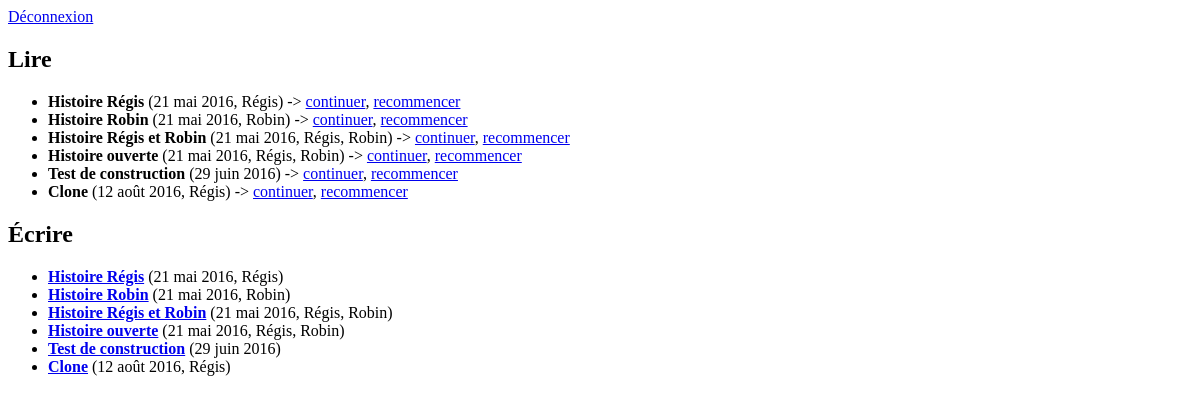
Before: /php/library.php with the older database file.
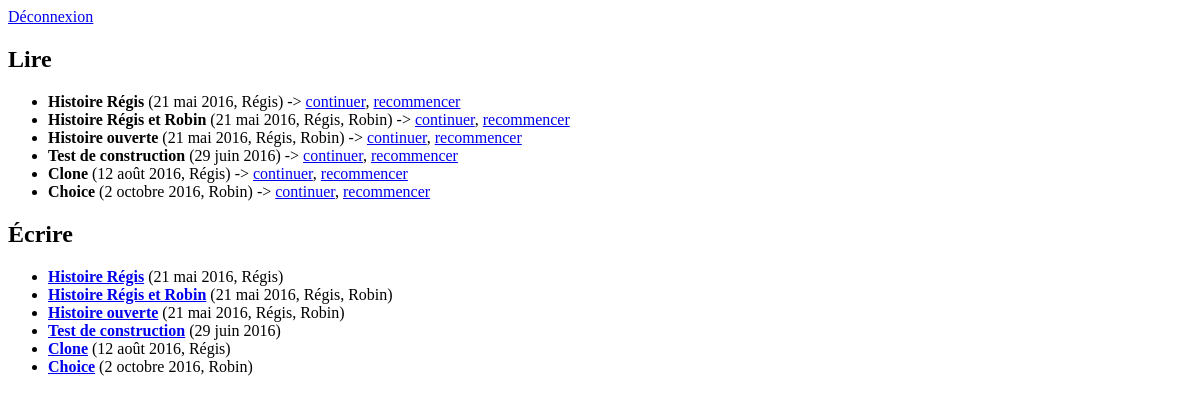
After: the same page with the newer database file.
### tables this page shows
CREATE TABLE `narrative` (
  `id_narrative` int(11) NOT NULL,
  `title` varchar(64) NOT NULL,
  `abstract` text NOT NULL,
  `date` datetime NOT NULL DEFAULT CURRENT_TIMESTAMP
);

CREATE TABLE `member` (
  `id_member` int(11) NOT NULL,
  `name` varchar(64) NOT NULL,
  `password` varchar(64) NOT NULL,
  `email` varchar(64) NOT NULL,
  `last_visit` datetime DEFAULT NULL,
  `date` datetime NOT NULL DEFAULT CURRENT_TIMESTAMP
);

### php/functions/function.php (called while the page is built, shortened)
<?php
function execSQL ($sql)
{
	$result = $GLOBALS['sql_connection']->query($sql) or trigger_error ($GLOBALS['sql_connection']->error." [$sql]");
	return $result;
}
function formatDate ($date)
{
	$frMonth = Array("", "janvier", "février", "mars", "avril", "mai", "juin", "juillet", "août", "septembre", "octobre", "novembre", "décembre");
	$strDate = strtotime ($date);
	$formatDate = date('j',$strDate) . " " . $frMonth[date('n',$strDate)] . " " . date('Y',$strDate);
	return $formatDate;
}
function getNarrativesData ($id_narrative = NULL)
{
	$data = array();
	if (is_null($id_narrative)) { $whereClause = ""; } else { $whereClause = "WHERE id_narrative = '$id_narrative'"; }
	$sql = "SELECT * FROM narrative $whereClause";
	$result = execSQL ($sql);
	while ($row = $result->fetch_assoc())
	{
		$id_narrative = $row['id_narrative'];
		$data[$id_narrative] = $row;
		$data[$id_narrative]['authors'] = array();
		$sql2 = "SELECT m.id_member, m.name FROM element e
					INNER JOIN rights r ON r.id_element = e.id_element
					INNER JOIN member m ON m.id_member = r.id_member
				WHERE e.id_narrative = '$id_narrative' AND e.type = 'narrative' AND r.type IN ('add','mod','full')";
		$result2 = execSQL ($sql2);
		while ($row2 = $result2->fetch_assoc())
		{
			$author = array();
			$author['id_member'] = $row2['id_member'];
			$author['name'] = $row2['name'];
			$data[$id_narrative]['authors'][$author['id_member']] = $author;
		}
	}
	return $data;
}
?>

### php/library.php (the view, shortened to what this page needs)
<?php
include("functions/function.php");
$datas = getNarrativesData ();
?>
<html>
    <head>
    </head>
    <body>
		<a href="index.php">Déconnexion</a>
		<h2>Lire</h2>
		<ul>
			<?php
			foreach ($datas as $data)
			{
				echo "<li><b>" . $data['title'] . "</b> (" . formatDate($data['date']);
				foreach ($data['authors'] as $author) { echo ", " . $author['name']; }
				echo ") -> <a href=\"reader.php?id_narrative=".$data['id_narrative']."\">continuer</a>, <a href=\"reader.php?id_narrative=".$data['id_narrative']."&new_story\">recommencer</a></li>";
			}
			?>
		</ul>
		<h2>Écrire</h2>
		<ul>
			<?php
			foreach ($datas as $data)
			{
				echo "<li><a href=\"editor.php?id_narrative=".$data['id_narrative']."\"><b>" . $data['title'] . "</a></b> (" . formatDate($data['date']);
				foreach ($data['authors'] as $author) { echo ", " . $author['name']; }
				echo ")</li>";
			}
			?>
		</ul>
	</body>
</html>

Changed rows visible on the page:
removed narrative: title "Histoire Robin", date "21 mai 2016", member (name "Robin")
added narrative: title "Choice", date "2 octobre 2016", member (name "Robin")
